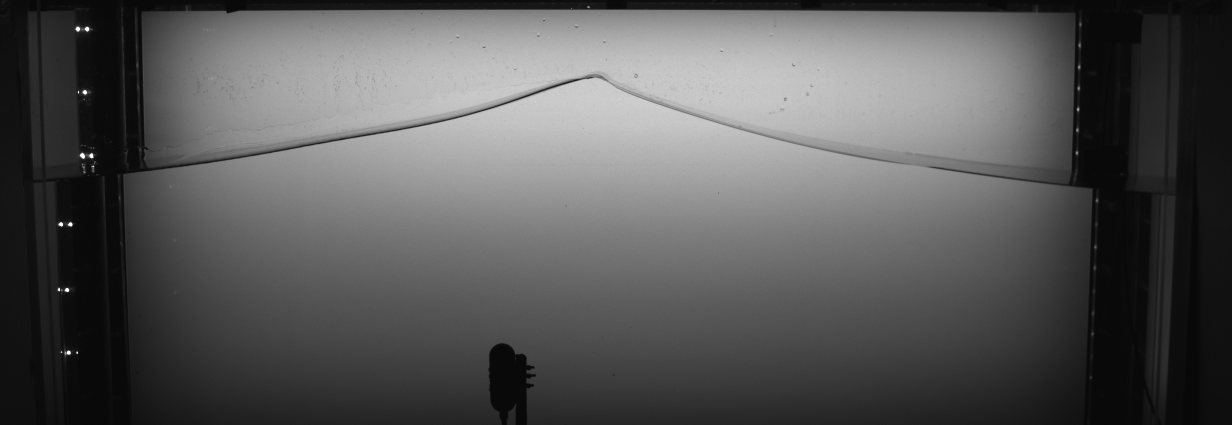
%> input picture Demonstration - GitHub/TestImage_Crest1.png, 2464 x 850 px (shown at 1/2 size)
$ octave Test_Script.m   (GNU Octave 9; MATLAB toolbox functions it lacks are replaced by stand-ins)
%> lines starting %> are read from the running program, lines starting %| are printed output that depends on the picture
%% This is the script crested by RC in Jan of 2024 to test the performance of CMG method submitted to PoF
clear
close all


%% Read image
I_crest1 = imread('TestImage_Crest1.png');
%> I_crest1 is the input picture: size 850x2464 uint8; min 8, max 255, mean 88.2
I_crest2 = imread('TestImage_Crest2.png');
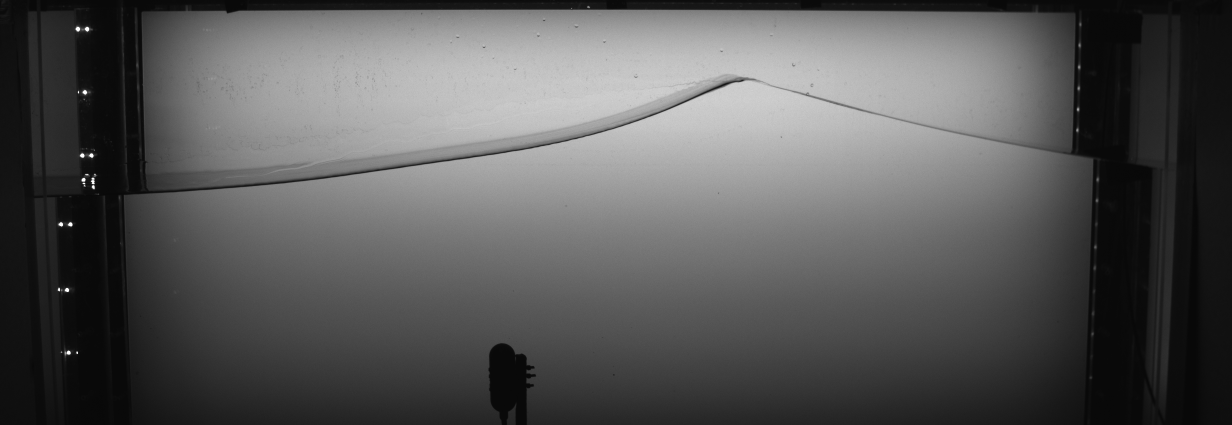
%> input picture Demonstration - GitHub/TestImage_Crest2.png, 2464 x 850 px (shown at 1/2 size)
%> I_crest2 is the input picture: size 850x2464 uint8; min 8, max 255, mean 88.1
I_gauges = imread('TestImage_Gauges.png');
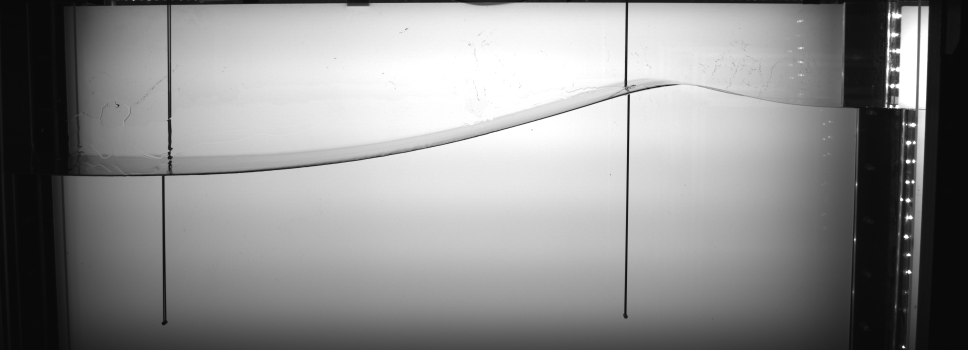
%> input picture Demonstration - GitHub/TestImage_Gauges.png, 1936 x 700 px (shown at 1/2 size)
%> I_gauges is the input picture: size 700x1936 uint8; min 8, max 255, mean 141.4
I_missing = imread('TestImage_NoMeniscus.png');
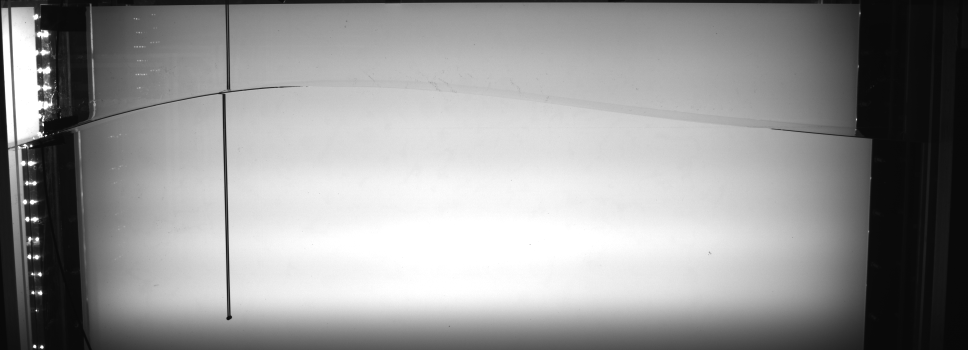
%> input picture Demonstration - GitHub/TestImage_NoMeniscus.png, 1936 x 700 px (shown at 1/2 size)
%> I_missing is the input picture: size 700x1936 uint8; min 8, max 255, mean 149.5
I_Tian2010 = imread('TestImage_Tian2010.png');
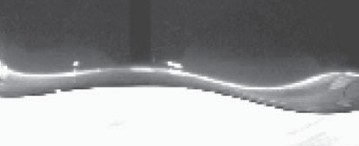
%> input picture Demonstration - GitHub/TestImage_Tian2010.png, 359 x 146 px
%> I_Tian2010 is the input picture: size 146x359x3 uint8; mean R, G, B 149.4, 150.1, 151.5
I_Rapp1990 = imread('TestImage_Rapp1990.png');
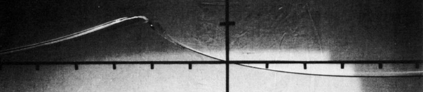
%> input picture Demonstration - GitHub/TestImage_Rapp1990.png, 423 x 92 px
%> I_Rapp1990 is the input picture: size 92x423x3 uint8; min 1, max 246, mean 86.5
%> (the run ends here)
